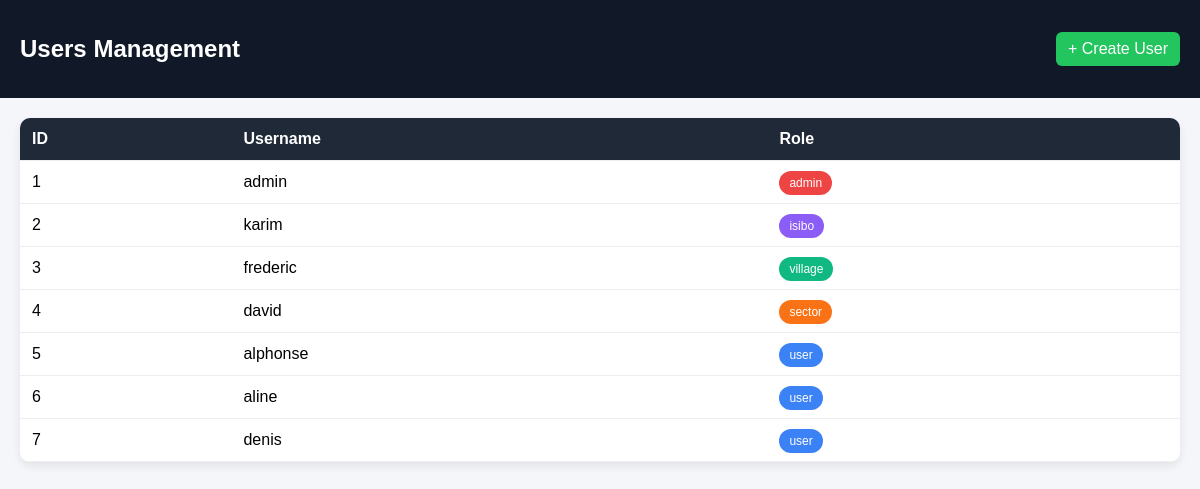
The app's page /admin/users (signed in) with its own data.
### models.py (models this page shows)
class User(db.Model):
    id = db.Column(
        db.Integer,
        primary_key=True
    )
    username = db.Column(
        db.String(100),
        unique=True,
        nullable=False
    )
    password = db.Column(
        db.String(255),
        nullable=False
    )
    role = db.Column(
        db.String(50),
        default='user',
        nullable=False
    )
    is_active = db.Column(
        db.Boolean,
        default=True
    )

### routes/admin.py (the view)
@admin.route('/admin/users')
@admin_required
def users():
    all_users = User.query.all()
    return render_template(
        'admin/users.html',
        users=all_users
    )

### routes/admin.py (called while the page is built)
def admin_required(f):
    @wraps(f)
    def wrapper(*args, **kwargs):
        if session.get('role') != 'admin':
            return redirect('/login')
        return f(*args, **kwargs)
    return wrapper

### templates/admin/users.html (shortened to what this page needs)
<!DOCTYPE html>
<html lang="en">
<head>
</head>
<body>
<div class="header">
    <h2>Users Management</h2>
    <a href="/admin/create-user">+ Create User</a>
</div>
<div class="container">
    <table>
        <tr>
            <th>ID</th>
            <th>Username</th>
            <th>Role</th>
        </tr>
        {% for u in users %}
        <tr>
            <td>{{ u.id }}</td>
            <td>{{ u.username }}</td>
            <td>
                <span class="badge {{ u.role }}">
                    {{ u.role }}
                </span>
            </td>
        </tr>
        {% endfor %}
    </table>
</div>
</body>
</html>

### templates/admin/users.html (style rules this page uses)
body { margin: 0; font-family: Arial; background: #f4f6f9; }
.header { background: #111827; color: white; padding: 15px 20px; display: flex; justify-content: space-between; align-items: center; }
.header a { color: white; text-decoration: none; background: #22c55e; padding: 8px 12px; border-radius: 6px; }
.container { padding: 20px; }
table { width: 100%; border-collapse: collapse; background: white; border-radius: 10px; overflow: hidden; box-shadow: 0 4px 10px rgba(0,0,0,0.08); }
th, td { padding: 12px; border-bottom: 1px solid #eee; text-align: left; }
th { background: #1f2937; color: white; }
.badge { padding: 5px 10px; border-radius: 20px; font-size: 12px; color: white; }
.admin { background: #ef4444; }
.user { background: #3b82f6; }
.sector { background: #f97316; }
.village { background: #10b981; }
.isibo { background: #8b5cf6; }

### records on screen
User: id "1", username "admin", role "admin"
User: id "2", username "karim", role "isibo"
User: id "3", username "frederic", role "village"
User: id "4", username "david", role "sector"
User: id "5", username "alphonse", role "user"
User: id "6", username "aline", role "user"
User: id "7", username "denis", role "user"
